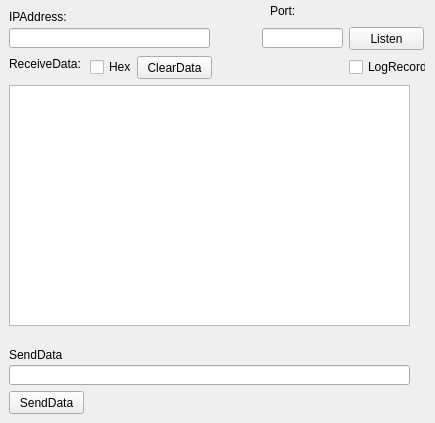
<?xml version="1.0" encoding="UTF-8"?>
<ui version="4.0">
 <class>ServerWidget</class>
 <widget class="QWidget" name="ServerWidget">
  <property name="geometry">
   <rect>
    <x>0</x>
    <y>0</y>
    <width>435</width>
    <height>423</height>
   </rect>
  </property>
  <property name="windowTitle">
   <string>ServerWidget</string>
  </property>
  <widget class="QLineEdit" name="ServerIPlineEdit">
   <property name="geometry">
    <rect>
     <x>9</x>
     <y>28</y>
     <width>201</width>
     <height>20</height>
    </rect>
   </property>
  </widget>
  <widget class="QLineEdit" name="ServerPortlineEdit">
   <property name="geometry">
    <rect>
     <x>262</x>
     <y>28</y>
     <width>81</width>
     <height>20</height>
    </rect>
   </property>
  </widget>
  <widget class="QPushButton" name="ListenpushButton">
   <property name="geometry">
    <rect>
     <x>349</x>
     <y>27</y>
     <width>75</width>
     <height>23</height>
    </rect>
   </property>
   <property name="text">
    <string>Listen</string>
   </property>
  </widget>
  <widget class="QTextEdit" name="ServerReceDatatextEdit">
   <property name="geometry">
    <rect>
     <x>9</x>
     <y>85</y>
     <width>401</width>
     <height>241</height>
    </rect>
   </property>
  </widget>
  <widget class="QLabel" name="label">
   <property name="geometry">
    <rect>
     <x>9</x>
     <y>56</y>
     <width>72</width>
     <height>16</height>
    </rect>
   </property>
   <property name="text">
    <string>ReceiveData:</string>
   </property>
  </widget>
  <widget class="QLineEdit" name="ServerSendDatalineEdit">
   <property name="geometry">
    <rect>
     <x>9</x>
     <y>365</y>
     <width>401</width>
     <height>20</height>
    </rect>
   </property>
  </widget>
  <widget class="QPushButton" name="ServerSendDatapushButton">
   <property name="geometry">
    <rect>
     <x>9</x>
     <y>391</y>
     <width>75</width>
     <height>23</height>
    </rect>
   </property>
   <property name="text">
    <string>SendData</string>
   </property>
  </widget>
  <widget class="QLabel" name="label_2">
   <property name="geometry">
    <rect>
     <x>9</x>
     <y>347</y>
     <width>54</width>
     <height>16</height>
    </rect>
   </property>
   <property name="text">
    <string>SendData:</string>
   </property>
  </widget>
  <widget class="QLabel" name="label_3">
   <property name="geometry">
    <rect>
     <x>9</x>
     <y>9</y>
     <width>60</width>
     <height>16</height>
    </rect>
   </property>
   <property name="text">
    <string>IPAddress:</string>
   </property>
  </widget>
  <widget class="QCheckBox" name="ServerCheckBox">
   <property name="geometry">
    <rect>
     <x>349</x>
     <y>59</y>
     <width>77</width>
     <height>16</height>
    </rect>
   </property>
   <property name="text">
    <string>LogRecord</string>
   </property>
  </widget>
  <widget class="QPushButton" name="ServerDelpushButton">
   <property name="geometry">
    <rect>
     <x>137</x>
     <y>56</y>
     <width>75</width>
     <height>23</height>
    </rect>
   </property>
   <property name="text">
    <string>ClearData</string>
   </property>
  </widget>
  <widget class="QCheckBox" name="ServerHexcheckBox">
   <property name="geometry">
    <rect>
     <x>90</x>
     <y>59</y>
     <width>41</width>
     <height>16</height>
    </rect>
   </property>
   <property name="text">
    <string>Hex</string>
   </property>
  </widget>
  <widget class="QLabel" name="label_4">
   <property name="geometry">
    <rect>
     <x>270</x>
     <y>0</y>
     <width>30</width>
     <height>21</height>
    </rect>
   </property>
   <property name="text">
    <string>Port:</string>
   </property>
  </widget>
 </widget>
 <layoutdefault spacing="6" margin="11"/>
 <resources/>
 <connections/>
</ui>
